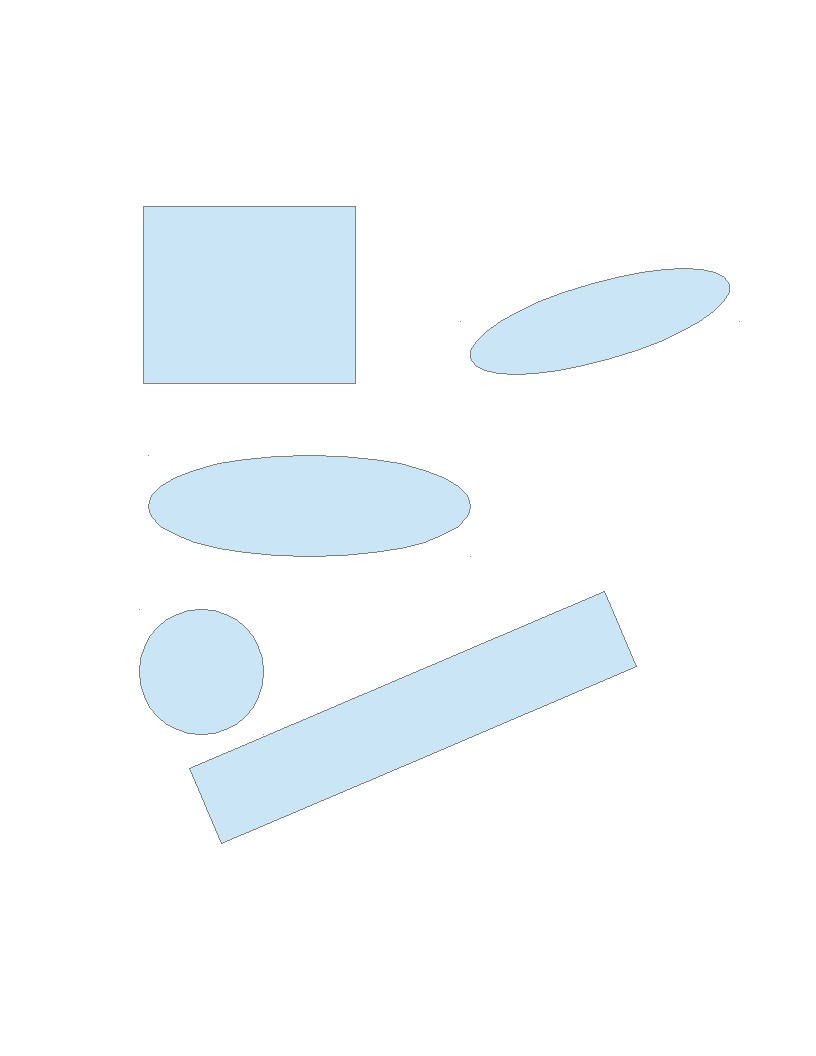
#> input picture img2.jpg, 816 x 1056 px
$ python hough.py   (Python 2 division)
#> lines starting #> are read from the running program, lines starting #| are printed output that depends on the picture; after the words box and inside, x2 and y2 are one past the last pixel; in counts of white or black regions, pixels touching at a corner belong together
#!/usr/bin/env python
import cv2
import numpy as np
import random

original = cv2.imread('img2.jpg', 3)
#> original is the input picture: shape (1056, 816, 3); mean B, G, R 253.1, 250.7, 246.7
img = cv2.cvtColor(original, cv2.COLOR_BGR2GRAY)
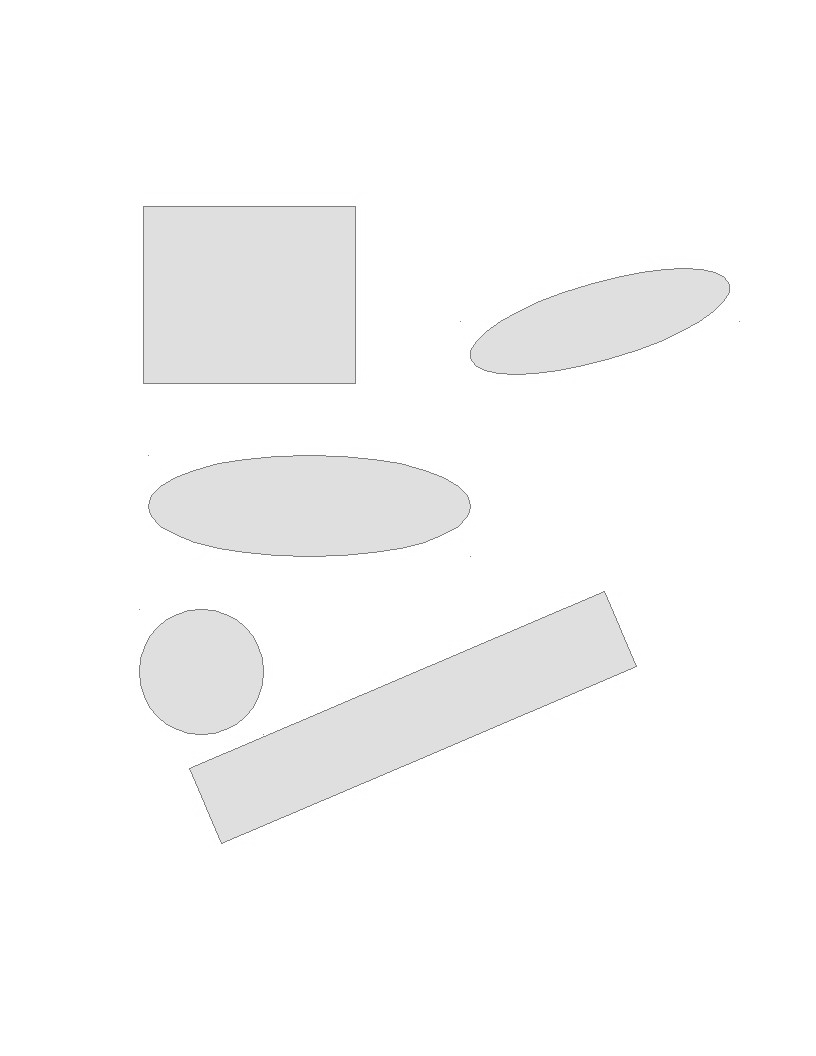
#> img: shape (1056, 816); min 115, max 255, mean 249.8
img = cv2.blur(img, (3,3))
img = cv2.Canny(img, 120, 200)
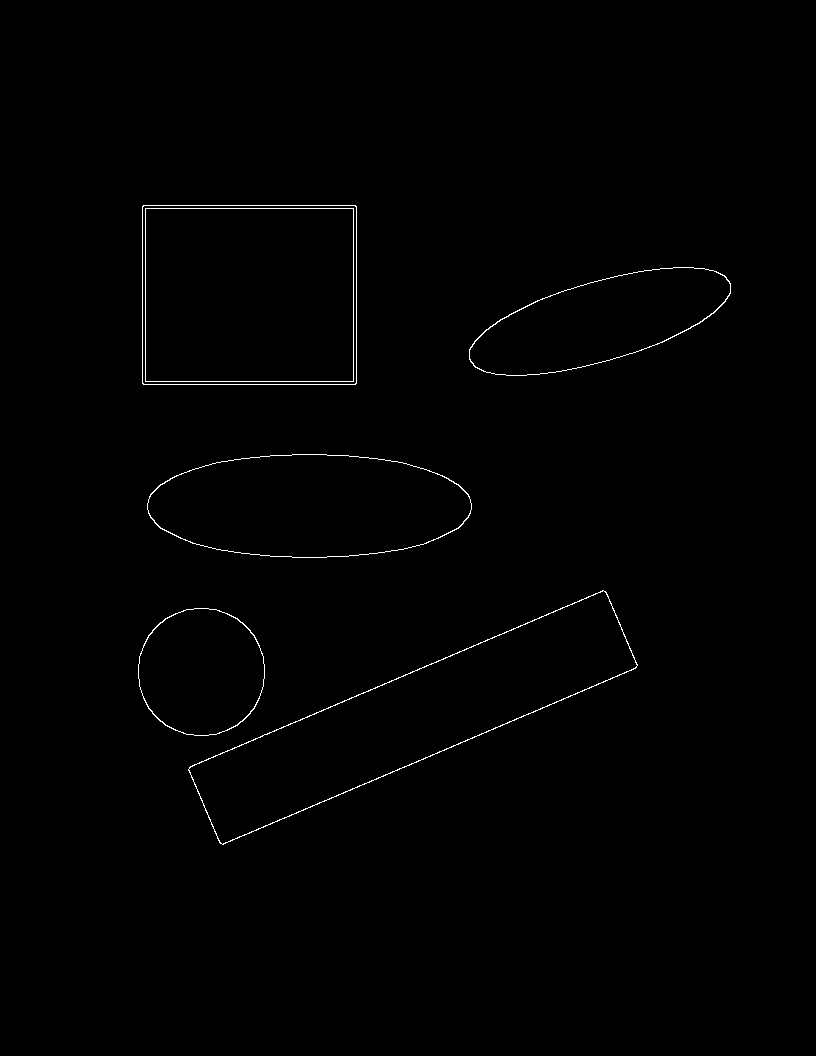
#> img: shape (1056, 816); 0.55% white in thin lines or dots, all inside (x1, y1, x2, y2) = (138, 205, 731, 845)

def draw_fit(x, y):
	m,b = ls_fit_line(img, x, y)
	cv2.line(original, (0, int(b)), (500, int(m*500+b)), (255,0,0))

def draw_line(m, b):
	cv2.line(original, (0, int(b)), (500, int(m*500+b)), (255,0,0))

# least-squares fit line
# [40 lines left out: functions ls_fit_line, intersection, line_by_points, not called in this run]

class Accumulator:

	# [5 lines left out: function __init__, not called in this run]

	def key_for(self, params):
		return None

	def fit_curve(self, img, sample):
		return None

	def on_curve(self, curve):
		return False

	def accumulate(self, params):
		key = self.key_for(params)
		if key in self.accum:
			prior = self.accum[key][0]
			w = self.accum[key][1]
			arr = np.array(params)
			weighted = (prior*w + arr)/(w+1)
			kw = self.key_for(weighted)
			if kw != key:
				del self.accum[key]
			self.accum[kw] = (weighted, w+1)
		else:
			self.accum[key] = (np.array(params), 1)

	# [4 lines left out: function found, not called in this run]

	def best_curve(self):
		maxW = 0
		curve = None
		for v in self.accum.values():
			if v[1] > maxW:
				maxW = v[1]
				curve = v[0]
		if maxW > self.thrd:
			return curve
		else:
			return None

	# generator over all detected curves
	def __call__(self, img, points=None):
		# Get points
		self.accum = {}
		if points != None:
			self.points = points
		else:
			self.points = []
			it = np.nditer(img, flags=["multi_index"])
			while not it.finished:
				if it[0] > 0:
					self.points.append((it.multi_index[1], it.multi_index[0]))
				it.iternext()
		# iterate across epouchs
		for i in xrange(self.epouchs):
			self.accum = {}
			for j in xrange(self.iters):
				if len(self.points) < self.sample_size:
					break
				sample = random.sample(self.points, self.sample_size)
				curve = self.fit_curve(img, sample)
				if curve: # None if failed to fit
					self.accumulate(curve)
			curve = self.best_curve()
			if curve != None:
				new_points = filter(lambda p: not self.on_curve(curve, p), self.points)
				# test for sufficient amount of removed points
				print curve, len(self.points) - len(new_points)
				if len(self.points) - len(new_points) > self.min_curve:
					yield curve
					self.points = new_points
		raise StopIteration


class EllipseAccum(Accumulator):

	# [9 lines left out: function __init__, not called in this run]

	def key_for(self, params):
		return int(params[0])/self.tol, int(params[1])/self.tol, int(params[2])/self.tol,int(params[3])/self.tol

	# [68 lines left out: functions fit_curve, on_curve, not called in this run]

class CirclesAccum(Accumulator):

	# [8 lines left out: function __init__, not called in this run]

	def key_for(self, params):
		return int(params[0])/self.tol, int(params[1])/self.tol, int(params[2])/self.tol

	# [19 lines left out: functions fit_curve, on_curve, not called in this run]

class LinesAccum(Accumulator):

	def __init__(self, epouchs=10, iters=100, key_tolerance=1, curve_tolerance=1, threshold=2, min_curve=12):
		self.thrd = threshold
		self.sample_size = 2
		self.min_curve = min_curve
		self.tol = key_tolerance
		self.epouchs = epouchs
		self.iters = iters
		self.on_curve_tol = curve_tolerance

	def key_for(self, params):
		if params[0] == float('inf'):
			return params[1]
		else:
			return int(np.arctan(params[0])*180/np.pi)/self.tol, int(params[1])

	def fit_curve(self, img, sample):
		x1,y1 = sample[0]
#> x1 = 175; y1 = 614
		x2,y2 = sample[1]
#> x2 = 462; y2 = 650
		if x1 != x2:
			m = float(y1 - y2)/(x1 - x2)
#> m = 0.125
			b = y1 - x1 * m
#> b = 592
		else:
			m = float('inf')
			b = x1
		return m,b

	# [8 lines left out: function on_curve, not called in this run]

lines = LinesAccum(epouchs=45, iters=250, key_tolerance=5, curve_tolerance=1, min_curve=20)
for m,b in lines(img):
#> in accumulate, `key = self.key_for(params)`: key = (1, 592)
#> (the run stopped early here; a loop or call above may not have finished)

$ run again, with img.jpg copied over img2.jpg
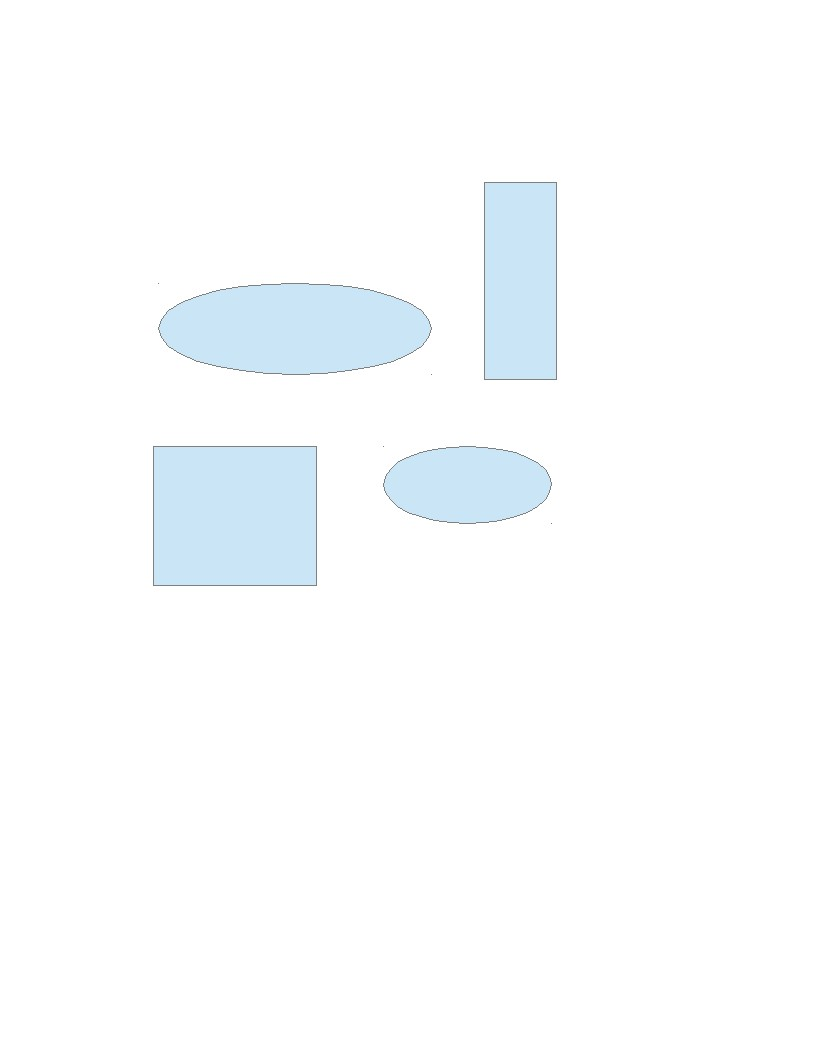
#> input picture img.jpg, 816 x 1056 px
#> original is the input picture: shape (1056, 816, 3); mean B, G, R 254, 252.7, 250.6
#> `img = cv2.cvtColor(original, cv2.COLOR_BGR2GRAY)`:
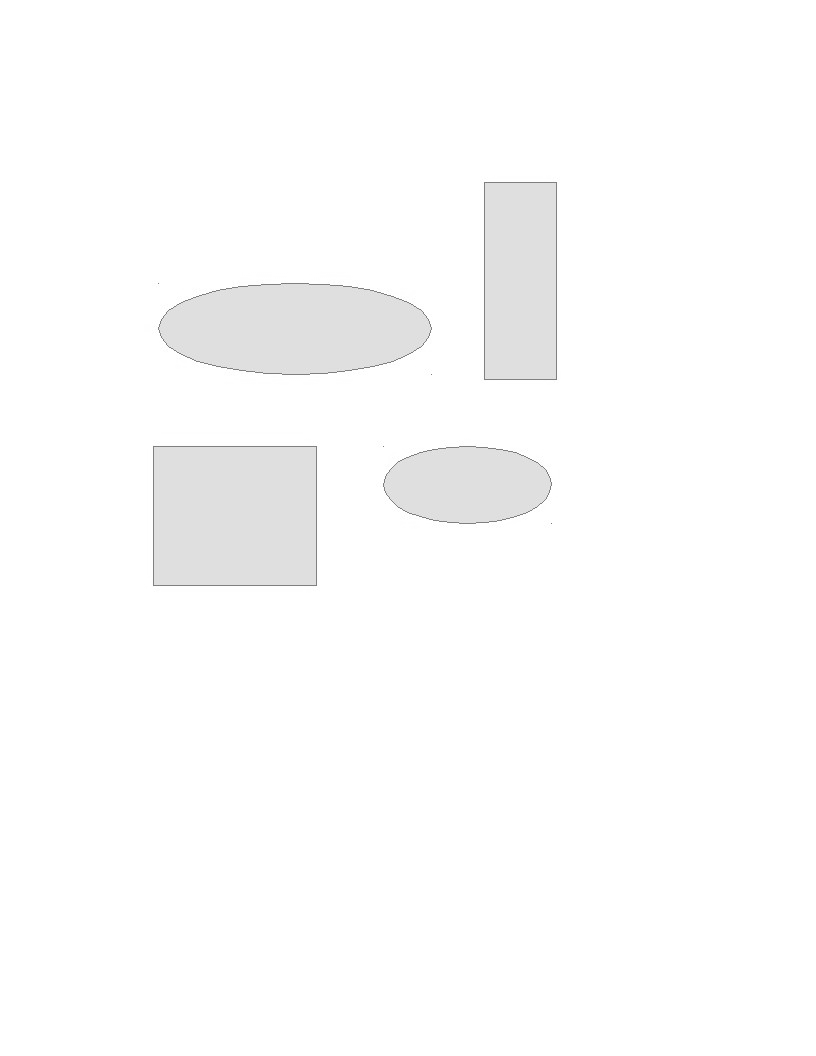
#> img: shape (1056, 816); min 114, max 255, mean 252.2
#> `img = cv2.Canny(img, 120, 200)`:
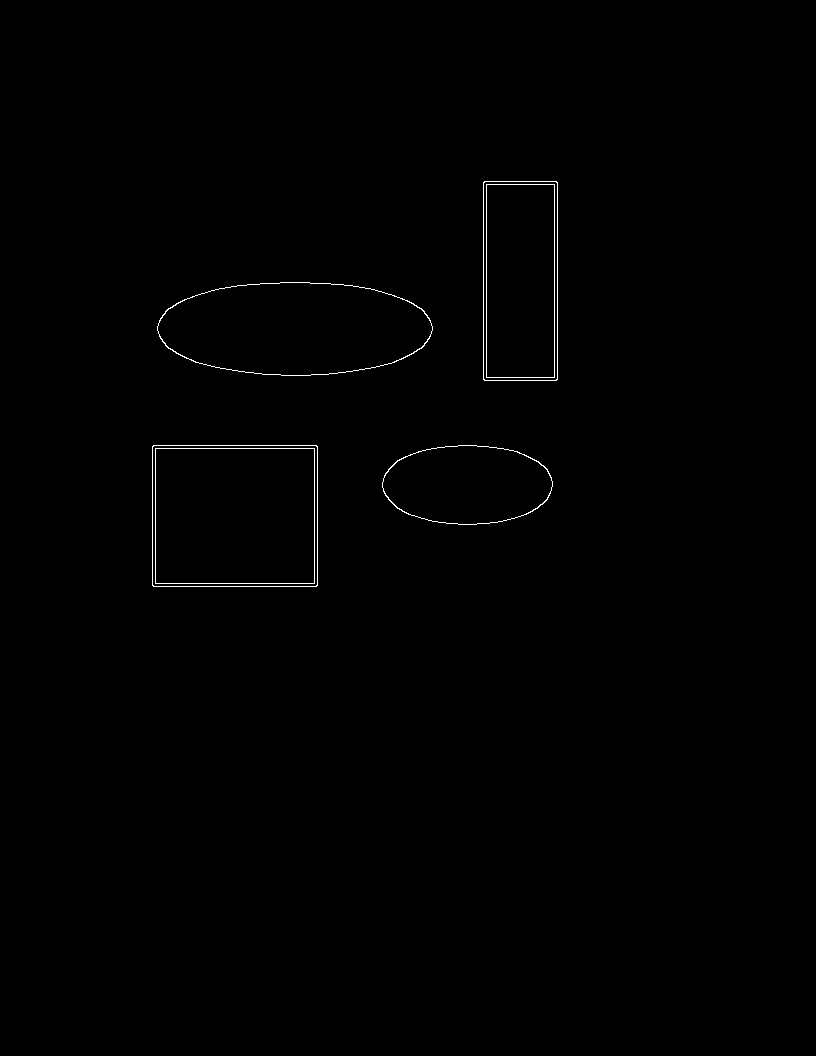
#> img: shape (1056, 816); 0.39% white in thin lines or dots, all inside (x1, y1, x2, y2) = (152, 181, 558, 587)
#> x1 = 310; y1 = 375
#> x2 = 198; y2 = 583
#> m = -1.86
#> b = 950.7
#> key = (-13, 950)
